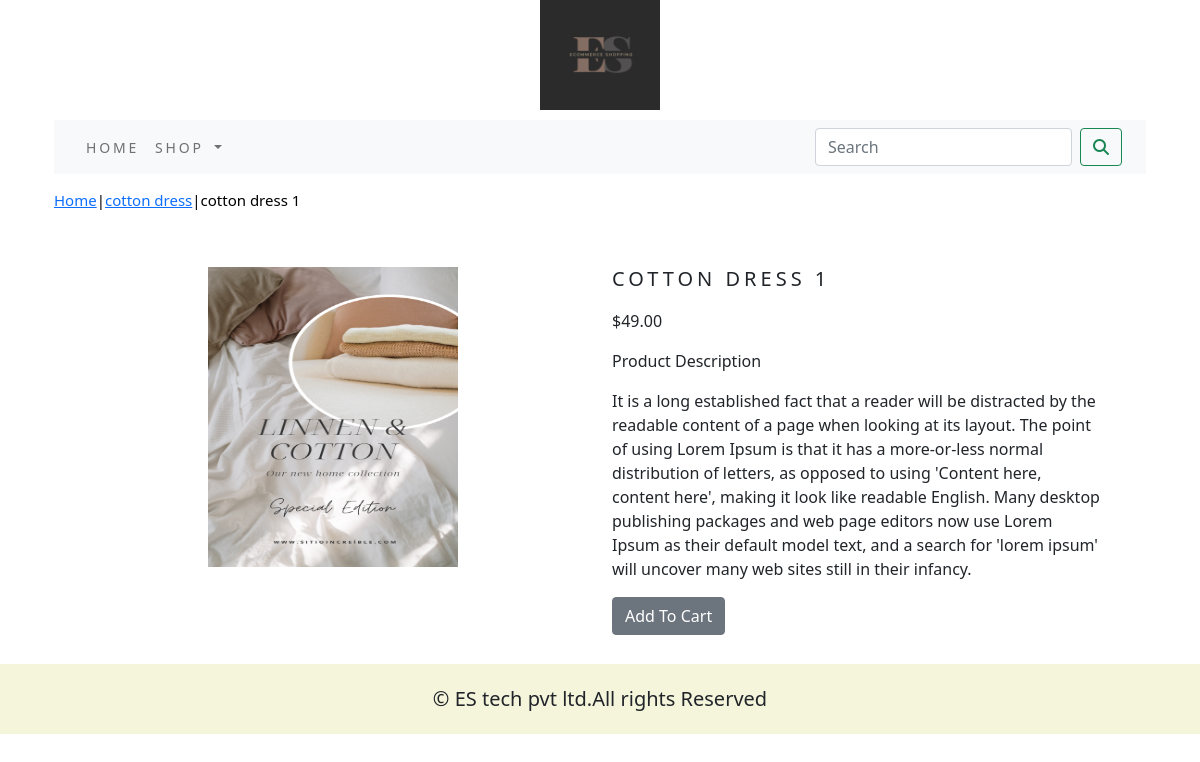
The page /shop/cotton-dress/cotton-dress-1/ on the database its author committed.
### ecommerce_app/models.py (models this page shows, shortened)
class Prodeuct(models.Model):
    name = models.CharField(max_length=250,unique=True)
    slug = models.SlugField(max_length=250,unique=True)
    description = models.TextField(blank=True)
    price = models.DecimalField(max_digits=10,decimal_places=2)
    category = models.ForeignKey(Category,on_delete=models.CASCADE)
    image = models.ImageField(upload_to='product', blank=True)
    stock = models.IntegerField()
    available = models.BooleanField(default=True)
    created = models.DateTimeField(auto_now_add=True)
    updated = models.DateTimeField(auto_now=True)
    class Meta:
        ordering = ('name',)
        verbose_name = 'product'
        verbose_name_plural = 'products'

class Category(models.Model):
    name = models.CharField(max_length=250,unique=True)
    slug = models.SlugField(max_length=250,unique=True)
    description = models.TextField(blank=True)
    image = models.ImageField(upload_to='category',blank=True)
    class Meta:
        ordering = ('name',)
        verbose_name = 'category'
        verbose_name_plural = 'categories'
    def get_url(self):
        return reverse('ecommerce_app:products_by_category',args=[self.slug])
    def __str__(self):
        return '{}'.format(self.name)

### ecommerce_app/views.py (the view)
# urls.py: path('<slug:c_slug>/<slug:product_slug>/',views.ProDetail,name='prodcatdetail'),
def ProDetail(request,c_slug,product_slug):
    try:
        product = Prodeuct.objects.get(category__slug=c_slug,slug=product_slug)
    except Exception as e:
        raise e
    return render(request,'product.html',{'product':product})

### cart/context_processors.py (called while the page is built)
def counter(request):
    item_count=0
    if 'admin' in request.path:
        return {}
    else:
        try:
            cart = Cart.objects.filter(cart_id=_cart_id(request))
            cart_items = CartItem.objects.all().filter(cart=cart[:1])
            for cart_item in cart_items:
                item_count += cart_item.quantity
        except Cart.DoesNotExist:
            item_count=0
    return dict(item_count=item_count)

### cart/views.py (called while the page is built)
def _cart_id(request):
    cart = request.session.session_key
    if not cart:
        cart = request.session.create()
    return cart

### ecommerce_app/context_processors.py (called while the page is built)
def menu_links(request):
    links=Category.objects.all()
    return dict(links=links)

### templates/product.html (shortened to what this page needs)
{% extends 'base.html' %}
{% load static %}
{% block content %}
<div class="row my_prod_row_class" style="padding-top:15px;padding-bottom:15px;">
  <div class="row mx_auto" style="color:#000;font-size:15px;text-decoration:none;">
    <p> <a href="{% url 'ecommerce_app:allProdCat' %}">Home</a>|<a href="{{product.category.get_url}}">{{product.category}}</a>|{{product.name}}</p>
  </div>
</div>
<div class="container">
<br>
<div class="row">
    <div class="col-12 col-sm-12 col-md-12 col-lg-6 text-center">
        <div style="min-width:18rem">
            <img src="{{product.image.url}}" alt="{{product.name}}" width="250px" height="300px">
        </div>
    </div>
        <div class="col-12 col-sm-12 col-md-12 col-lg-6" style="padding-bottom:15px;">
            <div>
                <h1 class="my_prod_title" style="font-size:20px;text-transform:uppercase;letter-spacing:.2em;padding-bottom:10px;">{{product.name}}</h1>
                <p>${{product.price}}</p>
                <p class="my_title">Product Description</p>
                <p class="text-justify my_prod_text" style="padding-right:20px;">{{product.description}}</p>
                {% if product.stock <= 0 %}
                <p class="text-justify my_prod_text" style="padding-right:20px;"><b>Out Of Stock</b></p>
                {% else %}
                <a class="btn btn-secondary" href="{% url 'cart:add_cart' product.id %}">Add To Cart</a>
                {% endif %}
            </div>
        </div>
    </div>
</div>
{% endblock %}

### rows shown on the page
Prodeuct: category "cotton dress", name "cotton dress 1", image (picture), name "COTTON DRESS 1", price "49.00", description "It is a long established fact that a reader will be distracted by the readable content of a page when looking at its layout. The point of using Lorem Ipsum is that it has a more-or-less normal distribution of letters, as opposed to using 'Content here, content here', making it look like readable English. Many desktop publishing packages and web page editors now use Lorem Ipsum as their default model text, and a search for 'lorem ipsum' will uncover many web sites still in their infancy."
